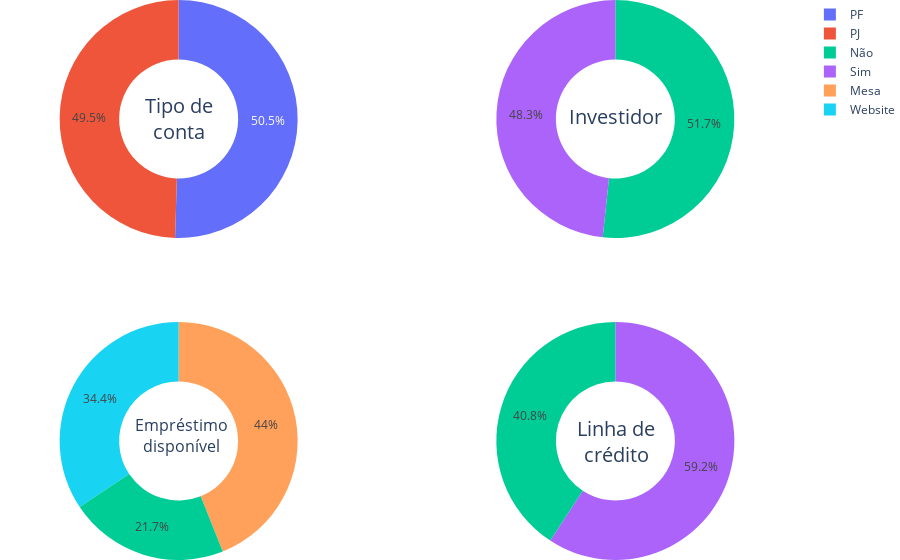

This figure's notebook cell:
### Code cell
# Drilldown por feature
fig = make_subplots(rows=2, cols=2, specs=[[{'type':'domain'}, {'type':'domain'}],[{'type':'domain'}, {'type':'domain'}]])

fig.add_trace(go.Pie(labels=df['bankAccount'].value_counts().index, values=df['bankAccount'].value_counts().values, name="bankAccount"),
              1, 1)
fig.add_trace(go.Pie(labels=df['investiment'].value_counts().index, values=df['investiment'].value_counts().values, name="investiment"),
              1, 2)
fig.add_trace(go.Pie(labels=df['serviceLoan'].value_counts().index, values=df['serviceLoan'].value_counts().values, name="serviceLoan"),
              2, 1)
fig.add_trace(go.Pie(labels=df['overdraftLimit'].value_counts().index, values=df['overdraftLimit'].value_counts().values, name="overdraftLimit"),
              2, 2)

# Plot gráfico pizza
fig.update_traces(hole=.5, hoverinfo="label+percent")

fig.update_layout(

    # Centralizar título
    annotations=[dict(text='Tipo de<br>conta', x=0.180, y=0.84, font_size=20, showarrow=False),
                 dict(text='Investidor', x=0.836, y=0.82, font_size=20, showarrow=False),
                 dict(text='Empréstimo<br>disponível', x=0.167, y=0.18, font_size=16, showarrow=False),
                 dict(text='Linha de<br>crédito', x=0.828, y=0.16, font_size=20, showarrow=False)])
fig.update_layout(margin=dict(t=0, b=0, l=0, r=0))
fig.show()



printmd("*Distribuição* similar entre os gráficos")

### Figure 1 — Plotly figure (JSON) as saved in the notebook; plotly's stock layout.template omitted (floating-point values rounded to 4 significant figures)
{"data": [{"domain": {"x": [0, 0.45], "y": [0.575, 1]}, "hole": 0.5, "hoverinfo": "label+percent", "labels": ["PF", "PJ"], "name": "bankAccount", "type": "pie", "values": [3555, 3488]}, {"domain": {"x": [0.55, 1], "y": [0.575, 1]}, "hole": 0.5, "hoverinfo": "label+percent", "labels": ["Não", "Sim"], "name": "investiment", "type": "pie", "values": [3641, 3402]}, {"domain": {"x": [0, 0.45], "y": [0, 0.425]}, "hole": 0.5, "hoverinfo": "label+percent", "labels": ["Mesa", "Website", "Não"], "name": "serviceLoan", "type": "pie", "values": [3096, 2421, 1526]}, {"domain": {"x": [0.55, 1], "y": [0, 0.425]}, "hole": 0.5, "hoverinfo": "label+percent", "labels": ["Sim", "Não"], "name": "overdraftLimit", "type": "pie", "values": [4171, 2872]}], "layout": {"annotations": [{"font": {"size": 20}, "showarrow": false, "text": "Tipo de<br>conta", "x": 0.18, "y": 0.84}, {"font": {"size": 20}, "showarrow": false, "text": "Investidor", "x": 0.836, "y": 0.82}, {"font": {"size": 16}, "showarrow": false, "text": "Empréstimo<br>disponível", "x": 0.167, "y": 0.18}, {"font": {"size": 20}, "showarrow": false, "text": "Linha de<br>crédito", "x": 0.828, "y": 0.16}], "margin": {"b": 0, "l": 0, "r": 0, "t": 0}}}
